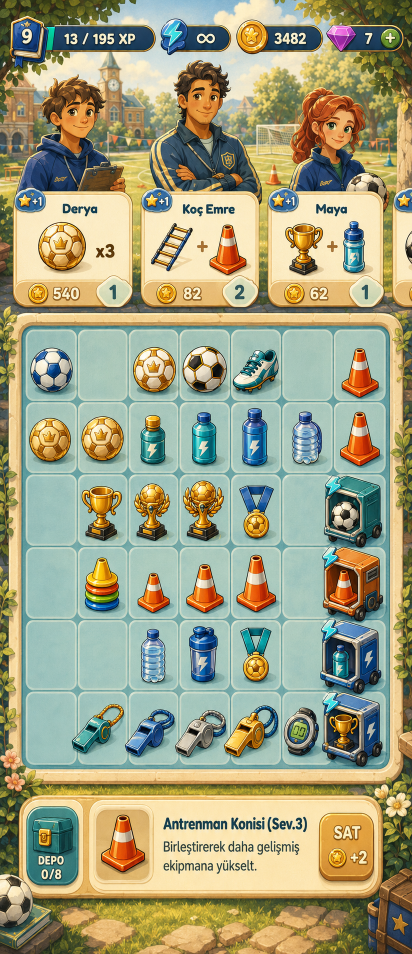
#> input picture assets/CozyAcademy/References/master-gameplay-reference.png, 824 x 1908 px (shown at 1/2 size)
$ python build_cozy_full_review.py
#> lines starting #> are read from the running program, lines starting #| are printed output that depends on the picture
"""Create the visual acceptance comparison for the Cozy Academy full theme."""

from pathlib import Path

from PIL import Image, ImageDraw


ROOT = Path(__file__).resolve().parents[1]
REFERENCE = ROOT / "assets" / "CozyAcademy" / "References" / "master-gameplay-reference.png"
RESULT = ROOT / "artifacts" / "cozy-academy-full-390x844.png"
OUTPUT = ROOT / "artifacts" / "cozy-academy-full-comparison.png"


def fitted(source: Path, size: tuple[int, int]) -> Image.Image:
#> called with size = (390, 844)
    image = Image.open(source).convert("RGB")
#> image is the input picture: PIL image 824x1908 RGB; mean R, G, B 160.9, 160.6, 129
    image.thumbnail(size, Image.Resampling.LANCZOS)
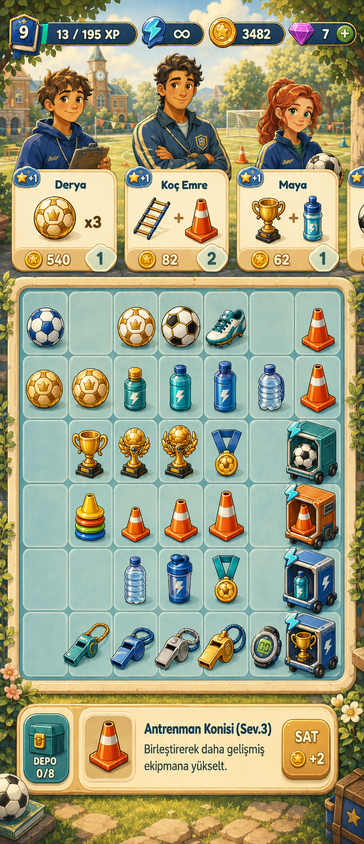
#> image: PIL image 364x844 RGB; mean R, G, B 160.8, 160.6, 129
    canvas = Image.new("RGB", size, "#173f58")
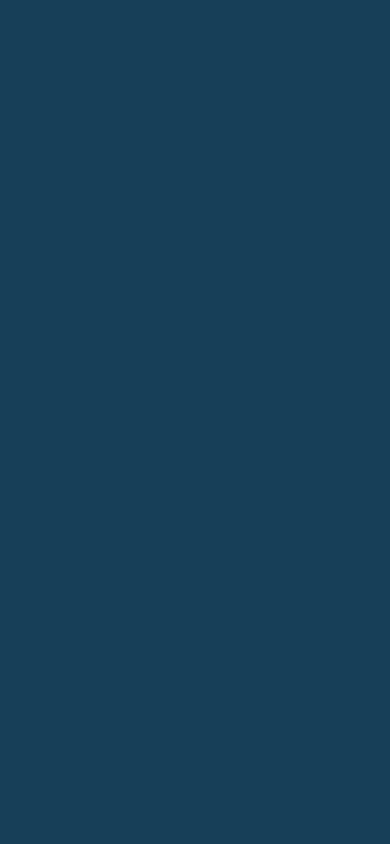
#> canvas: PIL image 390x844 RGB; mean R, G, B 23, 63, 88
    canvas.paste(image, ((size[0] - image.width) // 2, (size[1] - image.height) // 2))
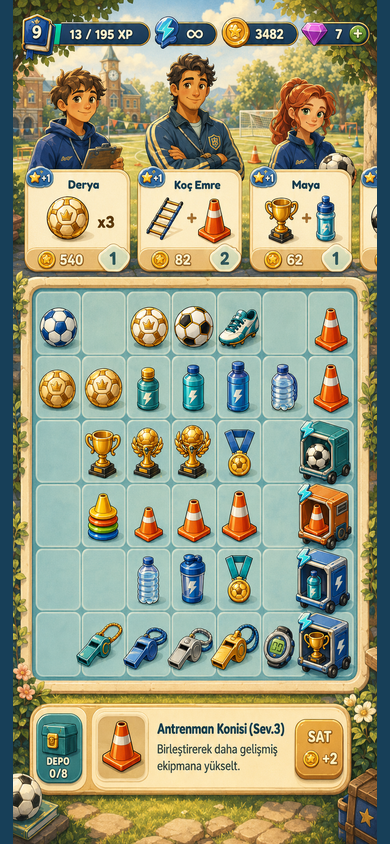
#> canvas: PIL image 390x844 RGB; mean R, G, B 151.6, 154.1, 126.3
    return canvas


def main() -> None:
    panel_size = (390, 844)
    gutter = 16
    label_height = 38
    canvas = Image.new("RGB", (panel_size[0] * 2 + gutter, panel_size[1] + label_height), "#173f58")
    canvas.paste(fitted(REFERENCE, panel_size), (0, label_height))
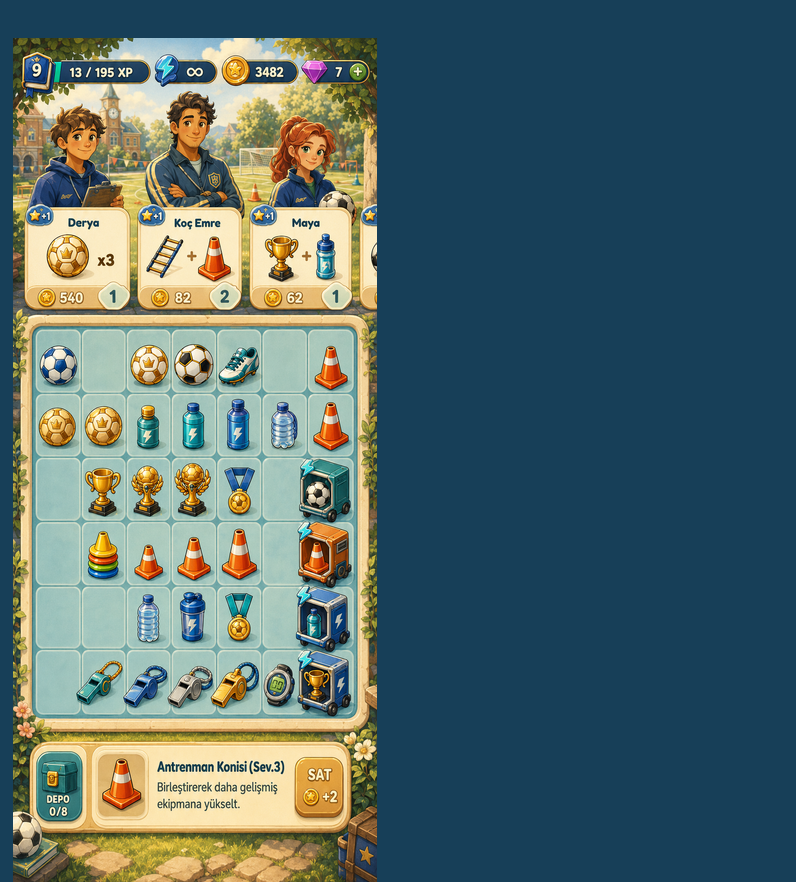
#> canvas: PIL image 796x882 RGB; mean R, G, B 83.3, 105.7, 106
    canvas.paste(fitted(RESULT, panel_size), (panel_size[0] + gutter, label_height))
#> call 2 of fitted, with size = (390, 844)
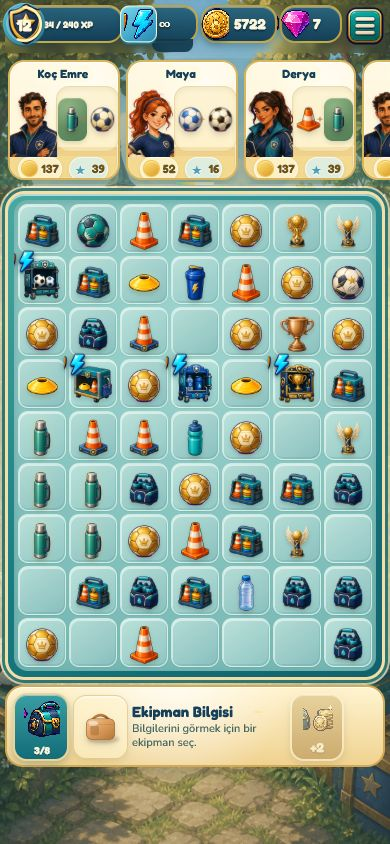
#> input picture artifacts/cozy-academy-full-390x844.png, 390 x 844 px
#> in fitted, image is the input picture: PIL image 390x844 RGB; mean R, G, B 150.3, 171.7, 154.5
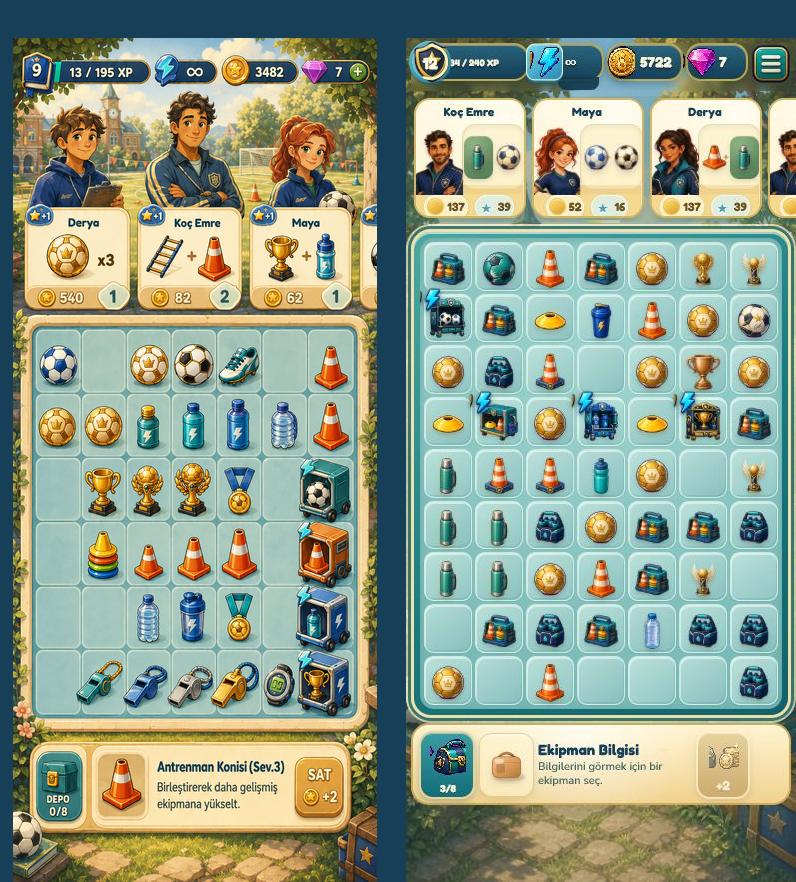
#> canvas: PIL image 796x882 RGB; mean R, G, B 143, 156.7, 137.1
    draw = ImageDraw.Draw(canvas)
    draw.text((12, 12), "HEDEF REFERANS", fill="#fff3cf")
    draw.text((panel_size[0] + gutter + 12, 12), "CHAMPION TOUR", fill="#fff3cf")
    OUTPUT.parent.mkdir(parents=True, exist_ok=True)
    canvas.save(OUTPUT, optimize=True)
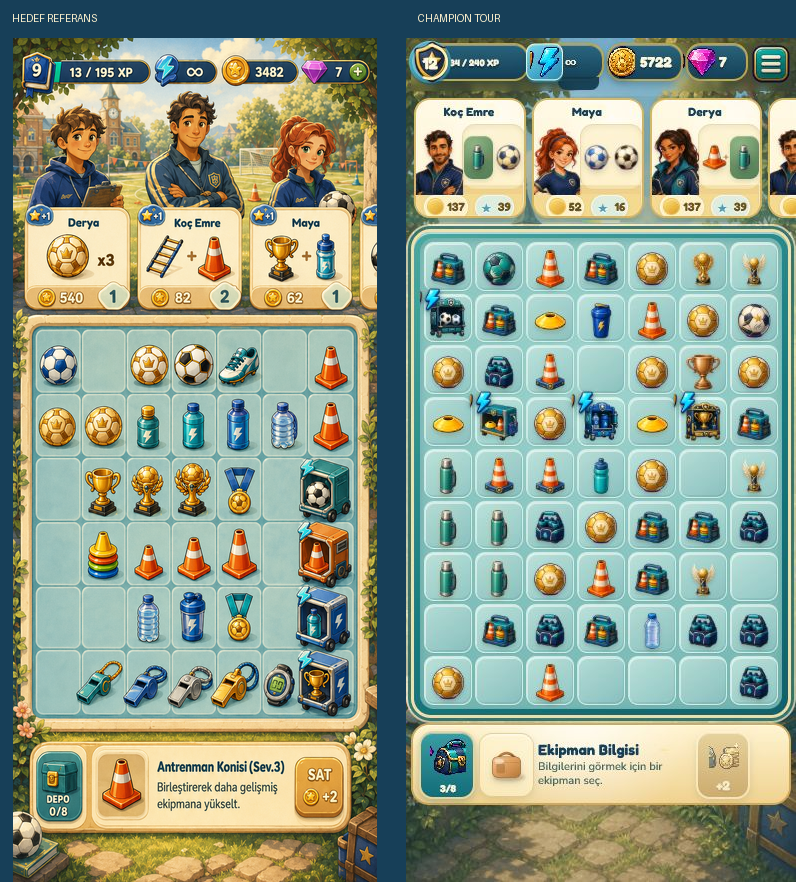
#> saved as cozy-academy-full-comparison.png: PIL image 796x882 RGB; mean R, G, B 143.1, 156.8, 137.2


if __name__ == "__main__":
    main()
